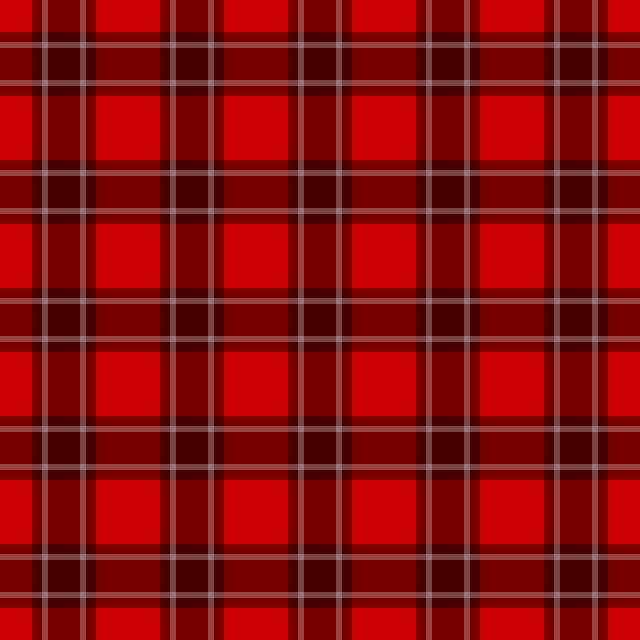
Frame 1 (no input)
Frame 60 (the mouse pressed at the canvas centre just before this capture): identical to frame 1, image omitted
Frame 120 (the mouse held since frame 60 and released just before this capture): identical to frame 1, image omitted

The Processing sketch that drew this single still picture (run headless with seeded random() and noise(); from frame 60 on, the mouse is pressed at the canvas centre):

// Processing sketch: sketch_041
// ── sketch_041.pde
void setup() {
    size(640, 640);
    colorMode(RGB, 10);
    background(8, 0, 0);
    noStroke();
    int num = 5;
    
    fill(0, 0, 0, 4);
    for(int i = 0; i < num; i++){
        rect(0, height/(num*4) + i * height/num, width, height/(num*2));
        rect(width/(num*4) + i * width/num,0,  width/(num*2), height);
    }

    fill(9, 9, 9, 3);
    for(int i = 0; i < num; i++){
        rect(0, height/(num*3) + i * height/num, width, height/(num*20));
        rect(width/(num*3) + i * width/num,0,  width/(num*20), height);
        rect(0, height/(num*1.6) + i * height/num, width, height/(num*20));
        rect(width/(num*1.6) + i * width/num,0,  width/(num*20), height);
    }
}

void draw() {
}

void keyTyped() {
    if (key == 's' || key == 'S') {
        save("screen.png");
    }
}
